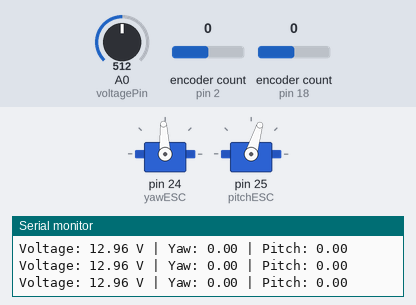
The sketch below on a simulated Arduino Mega 2560, built with avr-gcc and run on an emulated ATmega2560. Shown: 2 × servo, the last lines printed to the serial monitor. The inputs (shaded band) are chosen by the test bench; at power-on: encoder count (sensors on pin 18, pin 2) 0, A0 (voltagePin) = 512.

Above: at 9.2 s.
9.3 s: encoder count (sensor on pin 18) set to 1
At 10.0 s:
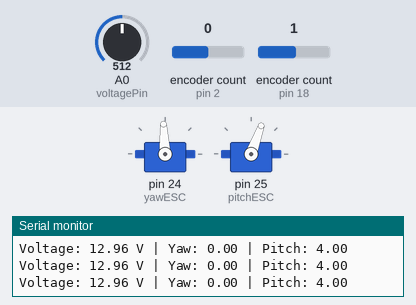
10.9 s: encoder count (sensor on pin 18) set to 0
At 11.07 s:
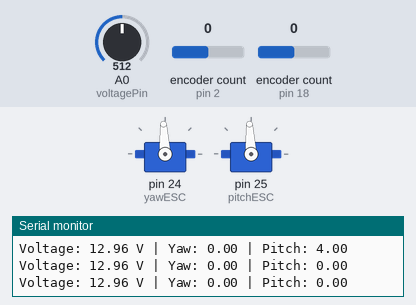
15.6 s: A0 (voltagePin) set to 403
18.6 s: A0 (voltagePin) set to 384
Timing chart, 0 to 21.6 s (numbered marks = the images above; inputs shaded):
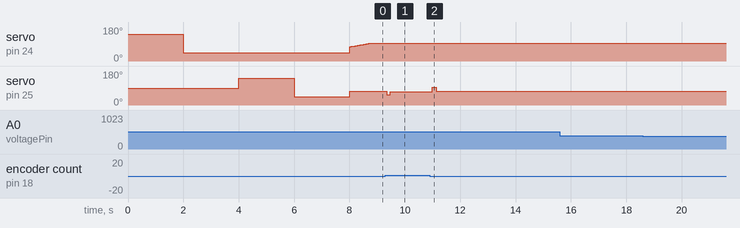

Measured:
- after the input at 9.3 s, servo on pin 25 (pitchESC): 73° → 54° at once, → 70° 0.14 s later
- after the input at 10.9 s, servo on pin 25 (pitchESC): 70° → 93° after 0.09 s, → 73° 0.14 s later

The sketch:

Balance_withVoltage.ino
```cpp
#include <Encoder.h>
#include <PID_v1.h>
#include <Servo.h>

// Define ticks per degree based on your encoder specifications (360 PPR)
#define ENCODER_TICKS_PER_DEGREE 1.0

// Encoder pins
Encoder yawEncoder(2, 3);      // Yaw encoder
Encoder pitchEncoder(18, 19);  // Pitch encoder

// ESC pins
Servo yawESC;
Servo pitchESC;

// Define Variables
double yawInput, yawOutput, yawSetpoint;
double pitchInput, pitchOutput, pitchSetpoint;

// PID Tuning parameters (adjust based on testing)
double Kp = 2, Ki = 0.0, Kd = 1.5;

// Create PID instances
PID yawPID(&yawInput, &yawOutput, &yawSetpoint, Kp, Ki, Kd, DIRECT);
PID pitchPID(&pitchInput, &pitchOutput, &pitchSetpoint, Kp, Ki, Kd, DIRECT);

// Smooth output change
double previousYawOutput = 0;
double outputChangeLimit = 3.0;  // Adjust the limit for smoother changes (lower value for slower speed)

// Voltage sensor settings
const int voltagePin = A0;
const float referenceVoltage = 5.0;
const float voltageDividerRatio = 5.0;
const float calibrationFactor = 1.03689567;

void setup() {
  Serial.begin(9600);  // Initialize serial communication

  // Attach ESC pins
  yawESC.attach(24);
  pitchESC.attach(25);

  // Set initial setpoints
  yawSetpoint = 250;  // Desired yaw angle
  pitchSetpoint = 0;  // Neutral pitch (modify as needed)

  // Initialize PID controllers
  yawPID.SetMode(AUTOMATIC);
  pitchPID.SetMode(AUTOMATIC);

  // Set output limits for the PID controllers to match ESC control range
  yawPID.SetOutputLimits(-50, 50);    // Limiting PID output to slower speeds
  pitchPID.SetOutputLimits(-50, 50);  // Limiting PID output to slower speeds

  // ESC Calibration Process
  Serial.println("Calibrating ESCs...");

  // Calibrate yaw ESC
  yawESC.writeMicroseconds(2000);  // Send max throttle
  delay(2000);                     // Wait for ESC to recognize max throttle
  yawESC.writeMicroseconds(1000);  // Send min throttle
  delay(2000);                     // Wait for ESC to recognize min throttle

  // Calibrate pitch ESC
  pitchESC.writeMicroseconds(2000);  // Send max throttle
  delay(2000);                       // Wait for ESC to recognize max throttle
  pitchESC.writeMicroseconds(1000);  // Send min throttle
  delay(2000);                       // Wait for ESC to recognize min throttle

  Serial.println("ESC Calibration Complete");
}

void loop() {
  // Read encoder values and convert to degrees
  yawInput = yawEncoder.read() / ENCODER_TICKS_PER_DEGREE;
  pitchInput = pitchEncoder.read() / ENCODER_TICKS_PER_DEGREE;

  // Compute PID outputs
  yawPID.Compute();
  pitchPID.Compute();

  // Smooth the PID output change to prevent abrupt movements
  double smoothYawOutput = previousYawOutput + constrain(yawOutput - previousYawOutput, -outputChangeLimit, outputChangeLimit);
  previousYawOutput = smoothYawOutput;

  // Map PID output to ESC control range with a slower speed limit
  int yawSpeed = map(smoothYawOutput, -50, 50, 1100, 1500);  // Adjusted range for steadier speeds
  int pitchSpeed = map(pitchOutput, -50, 50, 1100, 1500);    // Adjusted range for steadier speeds

  // Send signals to ESCs
  yawESC.writeMicroseconds(yawSpeed);
  pitchESC.writeMicroseconds(pitchSpeed);

  // Read voltage value from the sensor and calculate voltage
  int sensorValue = analogRead(voltagePin);
  float voltage = (sensorValue / 1024.0) * referenceVoltage * voltageDividerRatio * calibrationFactor;

  Serial.println("Voltage: " + String(voltage) + " V | Yaw: " + String(yawInput) + " | Pitch: " + String(pitchInput));

  delay(10);  // Adjust the delay based on control speed requirements
}
```
